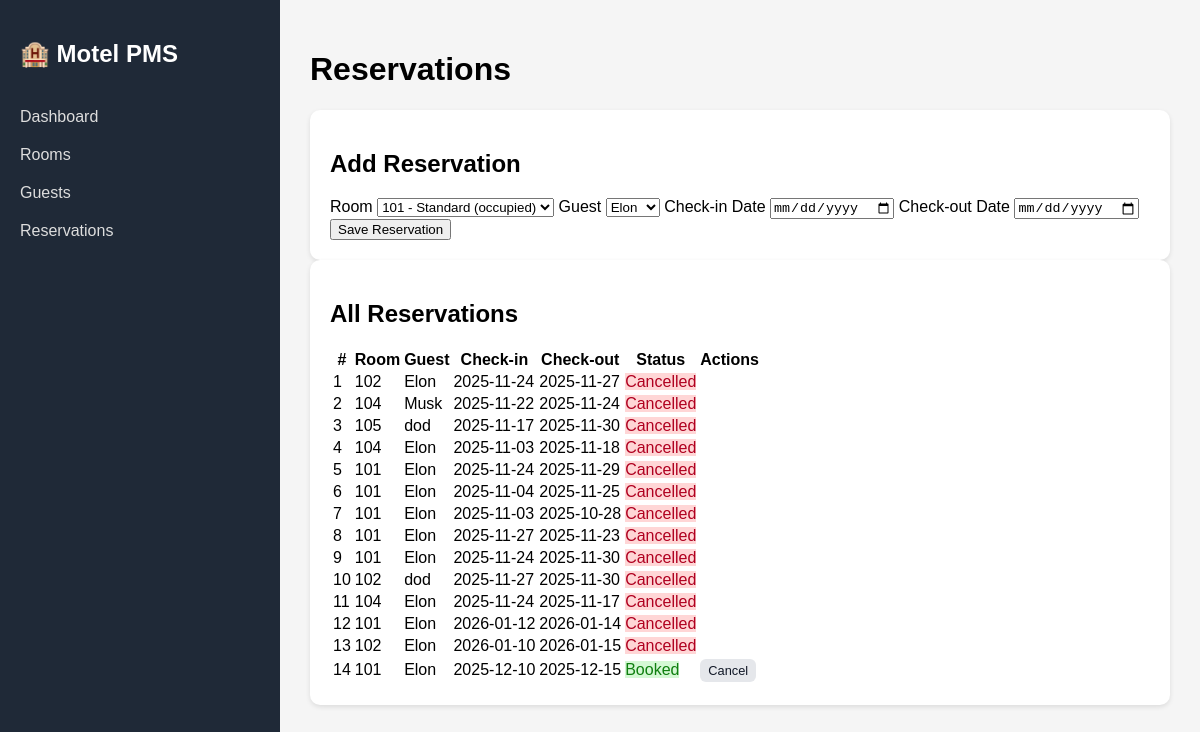
The app's page /reservations, older data.
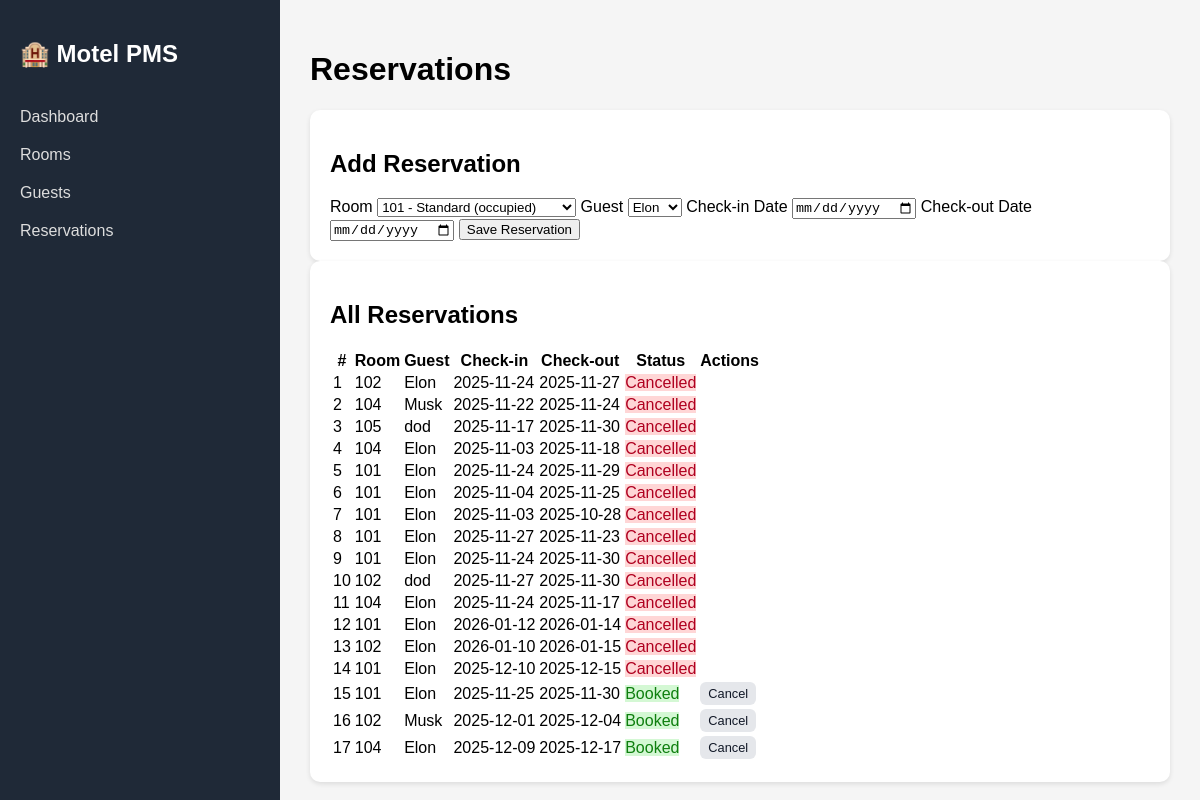
The same page, newer data.
### app/models.py (models this page shows)
class Reservation(Base):
    __tablename__ = "reservations"
    id = Column(Integer, primary_key=True, index=True)
    guest_id = Column(Integer, ForeignKey("guests.id"))
    room_id = Column(Integer, ForeignKey("rooms.id"))
    check_in = Column(Date)
    check_out = Column(Date)
    notes = Column(String, nullable=True)
    status = Column(String, default="booked")
    guest = relationship("Guest")
    room = relationship("Room")

class Room(Base):
    __tablename__ = "rooms"
    id = Column(Integer, primary_key=True, index=True)
    number = Column(String, unique=True, index=True)
    room_type = Column(String)
    status = Column(String, default="available")

class Guest(Base):
    __tablename__ = "guests"
    id = Column(Integer, primary_key=True, index=True)
    name = Column(String, nullable=False)
    phone = Column(String, nullable=False)
    email = Column(String, nullable=True)
    id_proof = Column(String, nullable=True)
    address = Column(String, nullable=True)

### app/main.py (the view)
@app.get("/reservations", response_class=HTMLResponse)
def reservations_page(request: Request, db: Session = Depends(get_db)):
    rooms = (
        db.query(models.Room)
        .order_by(models.Room.number)  # 👈 all rooms
        .all()
    )
    guests = db.query(models.Guest).all()
    reservations = (
        db.query(models.Reservation)
        .options(
            joinedload(models.Reservation.room),
            joinedload(models.Reservation.guest),
        )
        .all()
    )
    return templates.TemplateResponse(
        "reservations.html",
        {
            "request": request,
            "rooms": rooms,
            "guests": guests,
            "reservations": reservations,
        },
    )
    guests = db.query(models.Guest).all()
    reservations = (
        db.query(models.Reservation)
        .options(
            joinedload(models.Reservation.room),
            joinedload(models.Reservation.guest),
        )
        .all()
    )
    return templates.TemplateResponse(
        "reservations.html",
        {
            "request": request,
            "rooms": rooms,
            "guests": guests,
            "reservations": reservations,
        },
    )

### app/templates/reservations.html (shortened to what this page needs)
{% extends "base.html" %}
{% block content %}
<h1>Reservations</h1>
<div class="grid">
    <div class="card">
        <h2>Add Reservation</h2>
        <form method="POST" action="/reservations">
            <label>Room</label>
            <select name="room_id" required>
                {% for r in rooms %}
                <option value="{{ r.id }}" class="room-option room-{{ r.status }}">
                    {{ r.number }} - {{ r.room_type }} ({{ r.status }})
                </option>
                {% endfor %}
            </select>
            <label>Guest</label>
            <select name="guest_id" required>
                {% for g in guests %}
                <option value="{{ g.id }}">{{ g.name }}</option>
                {% endfor %}
            </select>
            <label>Check-in Date</label>
            <input type="date" name="check_in" required>
            <label>Check-out Date</label>
            <input type="date" name="check_out" required>
            <button class="btn">Save Reservation</button>
        </form>
    </div>
    <div class="card">
        <h2>All Reservations</h2>
        {% if reservations %}
        <table>
            <tr>
                <th>#</th>
                <th>Room</th>
                <th>Guest</th>
                <th>Check-in</th>
                <th>Check-out</th>
                <th>Status</th>
                <th>Actions</th>
            </tr>
            {% for r in reservations %}
            <tr>
                <td>{{ loop.index }}</td>
                <td>{{ r.room.number }}</td>
                <td>{{ r.guest.name }}</td>
                <td>{{ r.check_in }}</td>
                <td>{{ r.check_out }}</td>
                <td>
                    {% if r.status|lower == 'booked' %}
                    <span class="status-badge booked">Booked</span>
                    {% elif r.status|lower == 'cancelled' %}
                    <span class="status-badge cancelled">Cancelled</span>
                    {% elif r.status|lower == 'checked_out' %}
                    <span class="status-badge checked-out">Checked-out</span>
                    {% else %}
                    <span class="status-badge">{{ r.status }}</span>
                    {% endif %}
                </td>
                <td>
                    {% if r.status|lower == 'booked' %}
                    <form method="post" action="/reservations/{{ r.id }}/cancel" style="display:inline;">
                        <button type="submit" class="btn-secondary btn-small">Cancel</button>
                    </form>
                    {% endif %}
                </td>
            </tr>
            {% endfor %}
        </table>
        {% else %}
        <p>No reservations yet.</p>
        {% endif %}
    </div>
</div>
{% endblock %}

### app/templates/base.html (shortened to what this page needs)
<!DOCTYPE html>
<html lang="en">
<head>
    <link rel="stylesheet" href="/static/css/styles.css">
</head>
<body>
    <div class="layout">
        <aside class="sidebar">
            <h2 class="logo">🏨 Motel PMS</h2>
            <nav>
                <a href="/">Dashboard</a>
                <a href="/rooms">Rooms</a>
                <a href="/guests">Guests</a>
                <a href="/reservations">Reservations</a>
            </nav>
        </aside>
        <main class="content">
            {% block content %}{% endblock %}
        </main>
    </div>
</body>
</html>

### app/static/css/styles.css (style rules this page uses)
body { margin: 0; font-family: Arial, sans-serif; background: #f5f5f5; }
.layout { display: flex; height: 100vh; }
.sidebar { width: 240px; background: #1f2937; color: #fff; padding: 20px; }
.sidebar .logo { font-size: 24px; margin-bottom: 30px; }
.sidebar nav a { display: block; color: #ddd; text-decoration: none; padding: 10px 0; }
.content { flex: 1; padding: 30px; }
.card { background: white; padding: 20px; border-radius: 10px; box-shadow: 0 2px 5px rgba(0, 0, 0, 0.1); }
select option:checked { font-weight: bold; }
.status-badge.booked { background-color: #d4f8d4; color: #0f7f0f; }
.status-badge.cancelled { background-color: #ffd6d6; color: #b00020; }
.btn-secondary { background: #e5e7eb; color: #111827; border: none; border-radius: 6px; padding: 6px 10px; font-size: 0.85rem; cursor: pointer; }
.btn-small { padding: 4px 8px; font-size: 0.8rem; }

Row changes from the older to the newer data that the page shows:
changed Reservation (number 14 of 17 on the later page): status "Booked Cancel" → "Cancelled"
added Reservation: room.number "101", guest.name "Elon", check_in "2025-11-25", check_out "2025-11-30", status "Booked"
added Reservation: room.number "102", guest.name "Musk", check_in "2025-12-01", check_out "2025-12-04", status "Booked"
added Reservation: room.number "104", guest.name "Elon", check_in "2025-12-09", check_out "2025-12-17", status "Booked"
